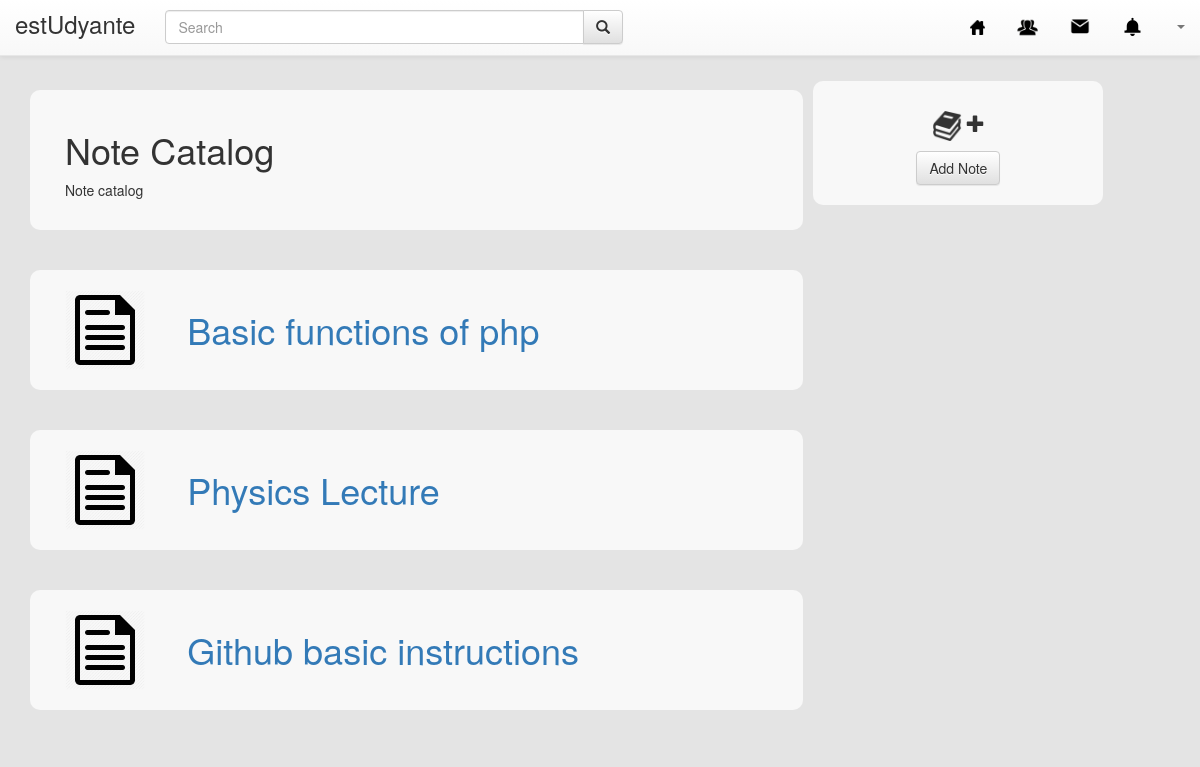
The page /index.php/notecatalog on the database its author committed.
### tables this page shows
CREATE TABLE `note` (
  `note_ID` int(10) NOT NULL,
  `note_name` varchar(100) NOT NULL,
  `note_desc` varchar(1000) NOT NULL
);

### application/controllers/notecatalog.php (called while the page is built, shortened)
<?php
class notecatalog extends CI_Controller {
	public function __construct(){
		$this->load->model('estu_model','estudyante');
	}
	public function index(){
    $data['name'] = $this->session->userdata('email');
      $rs = $this->estudyante->read_note();
    foreach($rs as $r)
    {
      $info = array(
            'note_desc' => $r['note_desc'],
            'note_name' => $r['note_name'],
            );
      $note[] = $info;
    }
    if ($note!=null)
    {
      $data['note'] = $note;
    }
    else
    {
      $data['note'] = null;
    }
    $userinfo = $this->estudyante->read_info($data['name']);
      foreach($userinfo as $i){
        $info = array(
          'id' => $i['id'],
          'firstname' => $i['firstname'],
          'lastname' => $i['lastname'],
          'email' => $i['email'],
        );
      }
      $data['title'] = $info['firstname'].' '.$info['lastname'];
      $data['name'] = $info['firstname'].' '.$info['lastname'];
      $data['headername'] = $this->session->userdata('headername');
    $this->load->view('include/headerpage',$data);
    $this->load->view('estUdyante/notecatalog',$data);
    }
}

### index.php (called while the page is built, shortened)
<?php
require_once BASEPATH.'core/CodeIgniter.php';

### application/models/estu_model.php (called while the page is built, shortened)
<?php
class estu_model extends CI_Model {
	private $note = "note";
	public function read_note($condition=null){
	$query=$this->db->get($this->note);
	return $query->result_array();
	}
	public function read_info($condition=null){
	$this->db->select('*');
	$this->db->from('user1');
	$query= $this->db->get();
	return $query->result_array();
	}
}
?>

### application/views/estUdyante/notecatalog.php (the view, shortened to what this page needs)
<div class="container-fluid">
        <div id="content">
            <div class="row" id="contentrow">
                <div class="col-md-8 col-md-offset-0" id="feed">
                    <div class="row" id="write">
                        <div class="col-md-9">
                            <h1 class="text-left">Note Catalog</h1></div>
                        <div class="col-md-9">
                            <p class="text-left">Note catalog</p>
                        </div>
                    </div>
                    <div class="row" id="row_divider"></div>
                </div>
                <div class="col-md-1" id="divider"></div>
                <div class="col-md-3" id="function">
                    <div class="row" id="book">
                        <div class="col-md-12">
                            <h4 class="text-center"><img src="<?php echo base_url('assets/img/book-icon-149.png') ?>" alt="book icon" width="30"> <i class="glyphicon glyphicon-plus"></i></h4></div>
                        <div class="col-md-12">
                           <a href="<?php echo base_url('notecatalog/addnote') ?>"><button class="btn btn-default" type="button">Add Note </button></a>
                        </div>
                    </div>
                    <div class="row" id="row_divider"></div>
                </div>
                <?php
                foreach(array_reverse($note) as $s){?>
                <div class="col-md-8 col-md-offset-0" id="feed">
                   <a href="<?php echo base_url('notecatalog/noteinfo') ?>"> <div class="row" id="write">
                        <div class="col-md-2"><img class="img-responsive" src="<?php echo base_url('assets/img/Document_black-512.png') ?>" alt="Note Cover" width="80"></div>
                        <div class="col-md-9">
                            <h1 class="text-left"><?php echo $s['note_name'] ?></h1></div>
                        <div class="col-md-9">
                        </div>
                    </div>
                    <div class="row" id="row_divider"></div>
                    </a>
                </div>
                <?php
                            }
                ?>
            </div>
        </div>
    </div>
</body>
</html>

### rows shown on the page
note: note_name "Basic functions of php"
note: note_name "Physics Lecture"
note: note_name "Github basic instructions"
